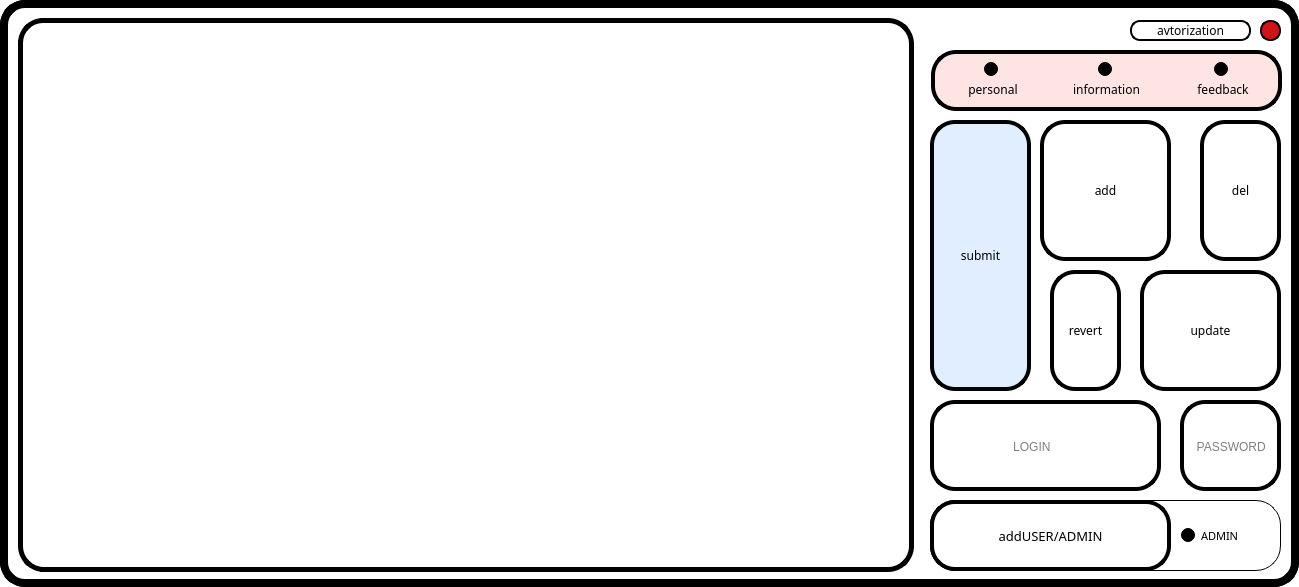
<?xml version="1.0" encoding="UTF-8"?>
<ui version="4.0">
 <class>admin</class>
 <widget class="QMainWindow" name="admin">
  <property name="geometry">
   <rect>
    <x>0</x>
    <y>0</y>
    <width>1299</width>
    <height>587</height>
   </rect>
  </property>
  <property name="windowTitle">
   <string>MainWindow</string>
  </property>
  <property name="styleSheet">
   <string notr="true">background-color: rgb(255, 255, 255);
  border:8px solid #000000;
  border-radius: 25px;
</string>
  </property>
  <widget class="QWidget" name="centralwidget">
   <widget class="QPushButton" name="undoedits">
    <property name="geometry">
     <rect>
      <x>1050</x>
      <y>270</y>
      <width>71</width>
      <height>121</height>
     </rect>
    </property>
    <property name="font">
     <font>
      <family>SETxt</family>
     </font>
    </property>
    <property name="styleSheet">
     <string notr="true">	background-color: rgb(255, 255, 255);
  border:4px solid #000000;
  border-radius: 25px;
color: rgb(0, 0, 0);</string>
    </property>
    <property name="text">
     <string>revert</string>
    </property>
   </widget>
   <widget class="Line" name="line_2">
    <property name="geometry">
     <rect>
      <x>40</x>
      <y>18</y>
      <width>846</width>
      <height>5</height>
     </rect>
    </property>
    <property name="orientation">
     <enum>Qt::Horizontal</enum>
    </property>
   </widget>
   <widget class="Line" name="line_5">
    <property name="geometry">
     <rect>
      <x>883</x>
      <y>18</y>
      <width>31</width>
      <height>31</height>
     </rect>
    </property>
    <property name="styleSheet">
     <string notr="true">  border:5px solid #000000;
background-color: qlineargradient(spread:pad, x1:0, y1:0, x2:1, y2:0, stop:0 rgba(0, 0, 0, 0), stop:1 rgba(255, 255, 255, 0));
border-top-left-radius : 0;
border-top-right-radius : 26;
border-bottom-right-radius: 0;
border-bottom-left-radius : 0;

border-left: opx;
border-bottom: opx;</string>
    </property>
    <property name="orientation">
     <enum>Qt::Vertical</enum>
    </property>
   </widget>
   <widget class="Line" name="line_7">
    <property name="geometry">
     <rect>
      <x>18</x>
      <y>531</y>
      <width>31</width>
      <height>41</height>
     </rect>
    </property>
    <property name="styleSheet">
     <string notr="true">  border:5px solid #000000;
background-color: qlineargradient(spread:pad, x1:0, y1:0, x2:1, y2:0, stop:0 rgba(0, 0, 0, 0), stop:1 rgba(255, 255, 255, 0));
border-top-left-radius : 0;
border-top-right-radius : 0;
border-bottom-right-radius: 0;
border-bottom-left-radius : 26;

border-right: opx;
border-top: opx;</string>
    </property>
    <property name="orientation">
     <enum>Qt::Vertical</enum>
    </property>
   </widget>
   <widget class="Line" name="line_6">
    <property name="geometry">
     <rect>
      <x>883</x>
      <y>531</y>
      <width>31</width>
      <height>41</height>
     </rect>
    </property>
    <property name="styleSheet">
     <string notr="true">  border:5px solid #000000;
background-color: qlineargradient(spread:pad, x1:0, y1:0, x2:1, y2:0, stop:0 rgba(0, 0, 0, 0), stop:1 rgba(255, 255, 255, 0));
border-top-left-radius : 0;
border-top-right-radius : 0;
border-bottom-right-radius: 26;
border-bottom-left-radius : 0;

border-left: opx;
border-top: opx;</string>
    </property>
    <property name="orientation">
     <enum>Qt::Vertical</enum>
    </property>
   </widget>
   <widget class="Line" name="line_4">
    <property name="geometry">
     <rect>
      <x>909</x>
      <y>46</y>
      <width>5</width>
      <height>491</height>
     </rect>
    </property>
    <property name="orientation">
     <enum>Qt::Vertical</enum>
    </property>
   </widget>
   <widget class="QPushButton" name="addline">
    <property name="geometry">
     <rect>
      <x>1040</x>
      <y>120</y>
      <width>131</width>
      <height>141</height>
     </rect>
    </property>
    <property name="font">
     <font>
      <family>SETxt</family>
     </font>
    </property>
    <property name="styleSheet">
     <string notr="true">	background-color: rgb(255, 255, 255);
  border:4px solid #000000;
  border-radius: 25px;
color: rgb(0, 0, 0);</string>
    </property>
    <property name="text">
     <string>add</string>
    </property>
   </widget>
   <widget class="QPushButton" name="dobavlPOLZ">
    <property name="geometry">
     <rect>
      <x>930</x>
      <y>500</y>
      <width>241</width>
      <height>71</height>
     </rect>
    </property>
    <property name="font">
     <font>
      <family>SETxt</family>
      <pointsize>10</pointsize>
     </font>
    </property>
    <property name="styleSheet">
     <string notr="true">	background-color: rgb(255, 255, 255);
  border:4px solid #000000;
  border-radius: 25px;
color: rgb(0, 0, 0);</string>
    </property>
    <property name="text">
     <string>addUSER/ADMIN</string>
    </property>
   </widget>
   <widget class="QPushButton" name="saveedit">
    <property name="geometry">
     <rect>
      <x>930</x>
      <y>120</y>
      <width>101</width>
      <height>271</height>
     </rect>
    </property>
    <property name="font">
     <font>
      <family>SETxt</family>
      <pointsize>9</pointsize>
     </font>
    </property>
    <property name="styleSheet">
     <string notr="true">background-color: rgb(224, 238, 255);
  border:4px solid #000000;
  border-radius: 25px;
color: rgb(0, 0, 0);</string>
    </property>
    <property name="text">
     <string>submit</string>
    </property>
   </widget>
   <widget class="QPushButton" name="nazad">
    <property name="geometry">
     <rect>
      <x>1130</x>
      <y>20</y>
      <width>121</width>
      <height>21</height>
     </rect>
    </property>
    <property name="font">
     <font>
      <family>SETxt</family>
      <pointsize>9</pointsize>
     </font>
    </property>
    <property name="styleSheet">
     <string notr="true">color: rgb(0, 0, 0);
  border:2px solid #000000;
  border-radius: 10px;
padding-left: 0px;
padding-up: 20px;</string>
    </property>
    <property name="text">
     <string>avtorization</string>
    </property>
   </widget>
   <widget class="Line" name="line_8">
    <property name="geometry">
     <rect>
      <x>18</x>
      <y>18</y>
      <width>31</width>
      <height>31</height>
     </rect>
    </property>
    <property name="styleSheet">
     <string notr="true">  border:5px solid #000000;
background-color: qlineargradient(spread:pad, x1:0, y1:0, x2:1, y2:0, stop:0 rgba(0, 0, 0, 0), stop:1 rgba(255, 255, 255, 0));
border-top-left-radius : 25;
border-top-right-radius : 0;
border-bottom-right-radius: 0;
border-bottom-left-radius : 0;

border-right: opx;
border-bottom: opx;</string>
    </property>
    <property name="orientation">
     <enum>Qt::Vertical</enum>
    </property>
   </widget>
   <widget class="QPushButton" name="saveedit_2">
    <property name="geometry">
     <rect>
      <x>1140</x>
      <y>270</y>
      <width>141</width>
      <height>121</height>
     </rect>
    </property>
    <property name="font">
     <font>
      <family>SETxt</family>
      <pointsize>9</pointsize>
     </font>
    </property>
    <property name="styleSheet">
     <string notr="true">	background-color: rgb(255, 255, 255);
  border:4px solid #000000;
  border-radius: 25px;
color: rgb(0, 0, 0);</string>
    </property>
    <property name="text">
     <string>update</string>
    </property>
   </widget>
   <widget class="Line" name="line">
    <property name="geometry">
     <rect>
      <x>40</x>
      <y>567</y>
      <width>847</width>
      <height>5</height>
     </rect>
    </property>
    <property name="orientation">
     <enum>Qt::Horizontal</enum>
    </property>
   </widget>
   <widget class="Line" name="line_3">
    <property name="geometry">
     <rect>
      <x>18</x>
      <y>40</y>
      <width>5</width>
      <height>492</height>
     </rect>
    </property>
    <property name="orientation">
     <enum>Qt::Vertical</enum>
    </property>
   </widget>
   <widget class="QPushButton" name="vihod">
    <property name="geometry">
     <rect>
      <x>1260</x>
      <y>20</y>
      <width>21</width>
      <height>21</height>
     </rect>
    </property>
    <property name="styleSheet">
     <string notr="true">  border:2px solid #000000;
  border-radius: 10px;
background-color: rgb(207, 20, 23);</string>
    </property>
    <property name="text">
     <string/>
    </property>
   </widget>
   <widget class="QPushButton" name="delline">
    <property name="geometry">
     <rect>
      <x>1200</x>
      <y>120</y>
      <width>81</width>
      <height>141</height>
     </rect>
    </property>
    <property name="font">
     <font>
      <family>SETxt</family>
     </font>
    </property>
    <property name="styleSheet">
     <string notr="true">	background-color: rgb(255, 255, 255);
  border:4px solid #000000;
  border-radius: 25px;
color: rgb(0, 0, 0);</string>
    </property>
    <property name="text">
     <string>del</string>
    </property>
   </widget>
   <widget class="QFrame" name="frame">
    <property name="geometry">
     <rect>
      <x>931</x>
      <y>50</y>
      <width>351</width>
      <height>61</height>
     </rect>
    </property>
    <property name="styleSheet">
     <string notr="true">
  border:4px solid #000000;
  border-radius: 25px;
background-color: rgb(255, 228, 228);</string>
    </property>
    <property name="frameShape">
     <enum>QFrame::StyledPanel</enum>
    </property>
    <property name="frameShadow">
     <enum>QFrame::Raised</enum>
    </property>
    <widget class="QLabel" name="inf_3">
     <property name="geometry">
      <rect>
       <x>123</x>
       <y>30</y>
       <width>105</width>
       <height>19</height>
      </rect>
     </property>
     <property name="sizePolicy">
      <sizepolicy hsizetype="Minimum" vsizetype="Minimum">
       <horstretch>0</horstretch>
       <verstretch>0</verstretch>
      </sizepolicy>
     </property>
     <property name="font">
      <font>
       <family>SETxt</family>
      </font>
     </property>
     <property name="contextMenuPolicy">
      <enum>Qt::NoContextMenu</enum>
     </property>
     <property name="styleSheet">
      <string notr="true">background-color: qlineargradient(spread:pad, x1:0, y1:0, x2:1, y2:0, stop:0 rgba(0, 0, 0, 0), stop:1 rgba(255, 255, 255, 0));
  border:0px solid #000000;
  border-radius: 0px;
color: rgb(0, 0, 0);</string>
     </property>
     <property name="text">
      <string>information</string>
     </property>
     <property name="textFormat">
      <enum>Qt::RichText</enum>
     </property>
     <property name="alignment">
      <set>Qt::AlignCenter</set>
     </property>
    </widget>
    <widget class="QLabel" name="fb_3">
     <property name="geometry">
      <rect>
       <x>240</x>
       <y>30</y>
       <width>104</width>
       <height>19</height>
      </rect>
     </property>
     <property name="sizePolicy">
      <sizepolicy hsizetype="Minimum" vsizetype="Minimum">
       <horstretch>0</horstretch>
       <verstretch>0</verstretch>
      </sizepolicy>
     </property>
     <property name="font">
      <font>
       <family>SETxt</family>
      </font>
     </property>
     <property name="contextMenuPolicy">
      <enum>Qt::NoContextMenu</enum>
     </property>
     <property name="styleSheet">
      <string notr="true">background-color: qlineargradient(spread:pad, x1:0, y1:0, x2:1, y2:0, stop:0 rgba(0, 0, 0, 0), stop:1 rgba(255, 255, 255, 0));
  border:0px solid #000000;
  border-radius: 0px;
color: rgb(0, 0, 0);</string>
     </property>
     <property name="text">
      <string>feedback</string>
     </property>
     <property name="textFormat">
      <enum>Qt::RichText</enum>
     </property>
     <property name="alignment">
      <set>Qt::AlignCenter</set>
     </property>
    </widget>
    <widget class="QRadioButton" name="information_3">
     <property name="geometry">
      <rect>
       <x>124</x>
       <y>10</y>
       <width>105</width>
       <height>19</height>
      </rect>
     </property>
     <property name="sizePolicy">
      <sizepolicy hsizetype="Ignored" vsizetype="Ignored">
       <horstretch>0</horstretch>
       <verstretch>0</verstretch>
      </sizepolicy>
     </property>
     <property name="styleSheet">
      <string notr="true">background-color: qlineargradient(spread:pad, x1:0, y1:0, x2:1, y2:0, stop:0 rgba(0, 0, 0, 0), stop:1 rgba(255, 255, 255, 0));
  border:0px solid #000000;
  border-radius: 25px;
color: rgb(0, 0, 0);

padding-left: 43px;</string>
     </property>
     <property name="text">
      <string/>
     </property>
    </widget>
    <widget class="QRadioButton" name="feedback_3">
     <property name="geometry">
      <rect>
       <x>239</x>
       <y>10</y>
       <width>104</width>
       <height>19</height>
      </rect>
     </property>
     <property name="sizePolicy">
      <sizepolicy hsizetype="Ignored" vsizetype="Ignored">
       <horstretch>0</horstretch>
       <verstretch>0</verstretch>
      </sizepolicy>
     </property>
     <property name="styleSheet">
      <string notr="true">background-color: qlineargradient(spread:pad, x1:0, y1:0, x2:1, y2:0, stop:0 rgba(0, 0, 0, 0), stop:1 rgba(255, 255, 255, 0));
  border:0px solid #000000;
  border-radius: 25px;
color: rgb(0, 0, 0);
padding-left: 44px;</string>
     </property>
     <property name="text">
      <string/>
     </property>
    </widget>
    <widget class="QRadioButton" name="personal_3">
     <property name="geometry">
      <rect>
       <x>9</x>
       <y>10</y>
       <width>104</width>
       <height>19</height>
      </rect>
     </property>
     <property name="sizePolicy">
      <sizepolicy hsizetype="Ignored" vsizetype="Ignored">
       <horstretch>0</horstretch>
       <verstretch>0</verstretch>
      </sizepolicy>
     </property>
     <property name="styleSheet">
      <string notr="true">background-color: qlineargradient(spread:pad, x1:0, y1:0, x2:1, y2:0, stop:0 rgba(0, 0, 0, 0), stop:1 rgba(255, 255, 255, 0));
  border:0px solid #000000;
  border-radius: 25px;
color: rgb(0, 0, 0);
padding-left: 44px;</string>
     </property>
     <property name="text">
      <string/>
     </property>
    </widget>
    <widget class="QLabel" name="pers_9">
     <property name="geometry">
      <rect>
       <x>10</x>
       <y>30</y>
       <width>104</width>
       <height>19</height>
      </rect>
     </property>
     <property name="sizePolicy">
      <sizepolicy hsizetype="Minimum" vsizetype="Minimum">
       <horstretch>0</horstretch>
       <verstretch>0</verstretch>
      </sizepolicy>
     </property>
     <property name="font">
      <font>
       <family>SETxt</family>
      </font>
     </property>
     <property name="contextMenuPolicy">
      <enum>Qt::NoContextMenu</enum>
     </property>
     <property name="styleSheet">
      <string notr="true">background-color: qlineargradient(spread:pad, x1:0, y1:0, x2:1, y2:0, stop:0 rgba(0, 0, 0, 0), stop:1 rgba(255, 255, 255, 0));
  border:0px solid #000000;
  border-radius: 0px;
color: rgb(0, 0, 0);</string>
     </property>
     <property name="text">
      <string>personal</string>
     </property>
     <property name="textFormat">
      <enum>Qt::RichText</enum>
     </property>
     <property name="alignment">
      <set>Qt::AlignCenter</set>
     </property>
    </widget>
   </widget>
   <widget class="QRadioButton" name="addadmin">
    <property name="geometry">
     <rect>
      <x>930</x>
      <y>500</y>
      <width>351</width>
      <height>71</height>
     </rect>
    </property>
    <property name="font">
     <font>
      <family>SETxt</family>
      <pointsize>8</pointsize>
     </font>
    </property>
    <property name="styleSheet">
     <string notr="true">background-color: rgb(255, 255, 255);
  border:1px solid #000000;
  border-radius: 25px;
color: rgb(0, 0, 0);
background-color: qlineargradient(spread:reflect, x1:0.379538, y1:0.568, x2:0.581, y2:0.544682, stop:0 rgba(255, 255, 255, 0), stop:1 rgba(187, 187, 187, 0));
padding-left: 250px;</string>
    </property>
    <property name="text">
     <string>ADMIN</string>
    </property>
   </widget>
   <widget class="QLineEdit" name="login">
    <property name="geometry">
     <rect>
      <x>930</x>
      <y>400</y>
      <width>231</width>
      <height>91</height>
     </rect>
    </property>
    <property name="styleSheet">
     <string notr="true">	background-color: rgb(255, 255, 255);
  border:4px solid #000000;
  border-radius: 25px;
color: rgb(0, 0, 0);
padding-left: 4px;
padding-right: 3px;
padding-top: 2px;
</string>
    </property>
    <property name="placeholderText">
     <string>                      LOGIN</string>
    </property>
   </widget>
   <widget class="QLineEdit" name="password">
    <property name="geometry">
     <rect>
      <x>1180</x>
      <y>400</y>
      <width>101</width>
      <height>91</height>
     </rect>
    </property>
    <property name="styleSheet">
     <string notr="true">	background-color: rgb(255, 255, 255);
  border:4px solid #000000;
  border-radius: 25px;
color: rgb(0, 0, 0);
padding-left: 4px;
padding-right: 3px;
padding-top: 2px;
</string>
    </property>
    <property name="placeholderText">
     <string>  PASSWORD</string>
    </property>
   </widget>
   <zorder>addadmin</zorder>
   <zorder>undoedits</zorder>
   <zorder>line_2</zorder>
   <zorder>line_5</zorder>
   <zorder>line_7</zorder>
   <zorder>line_6</zorder>
   <zorder>line_4</zorder>
   <zorder>addline</zorder>
   <zorder>dobavlPOLZ</zorder>
   <zorder>saveedit</zorder>
   <zorder>nazad</zorder>
   <zorder>line_8</zorder>
   <zorder>saveedit_2</zorder>
   <zorder>line</zorder>
   <zorder>line_3</zorder>
   <zorder>vihod</zorder>
   <zorder>delline</zorder>
   <zorder>frame</zorder>
   <zorder>login</zorder>
   <zorder>password</zorder>
  </widget>
 </widget>
 <resources/>
 <connections>
  <connection>
   <sender>vihod</sender>
   <signal>clicked()</signal>
   <receiver>admin</receiver>
   <slot>close()</slot>
   <hints>
    <hint type="sourcelabel">
     <x>1269</x>
     <y>28</y>
    </hint>
    <hint type="destinationlabel">
     <x>1038</x>
     <y>14</y>
    </hint>
   </hints>
  </connection>
 </connections>
</ui>
